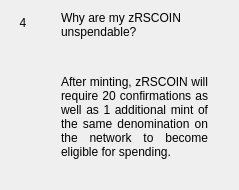
                  <widget class="QWidget" name="widgetFaq4" native="true">
                   <layout class="QHBoxLayout" name="horizontalPage_4" stretch="0,1">
                    <item alignment="Qt::AlignTop">
                     <widget class="QLabel" name="labelNumber4">
                      <property name="minimumSize">
                       <size>
                        <width>24</width>
                        <height>24</height>
                       </size>
                      </property>
                      <property name="maximumSize">
                       <size>
                        <width>16777215</width>
                        <height>24</height>
                       </size>
                      </property>
                      <property name="text">
                       <string>4</string>
                      </property>
                      <property name="alignment">
                       <set>Qt::AlignCenter</set>
                      </property>
                     </widget>
                    </item>
                    <item>
                     <layout class="QVBoxLayout" name="verticalLayoutPage_4">
                      <property name="leftMargin">
                       <number>20</number>
                      </property>
                      <property name="rightMargin">
                       <number>20</number>
                      </property>
                      <item>
                       <widget class="QLabel" name="labelSubtitle4">
                        <property name="text">
                         <string>Why are my zRSCOIN unspendable?</string>
                        </property>
                        <property name="wordWrap">
                         <bool>true</bool>
                        </property>
                       </widget>
                      </item>
                      <item>
                       <spacer name="verticalSpacer_40">
                        <property name="orientation">
                         <enum>Qt::Vertical</enum>
                        </property>
                        <property name="sizeType">
                         <enum>QSizePolicy::Fixed</enum>
                        </property>
                        <property name="sizeHint" stdset="0">
                         <size>
                          <width>20</width>
                          <height>30</height>
                         </size>
                        </property>
                       </spacer>
                      </item>
                      <item>
                       <widget class="QLabel" name="labelContent4">
                        <property name="text">
                         <string>
                           &lt;html&gt;&lt;head/&gt;&lt;body&gt;&lt;p align=&quot;justify&quot;&gt;
                           After minting, zRSCOIN will require 20 confirmations as well as 1
                           additional mint of the same denomination on the network to
                           become eligible for spending.
                           &lt;/p&gt;&lt;/body&gt;&lt;/html&gt;
                         </string>
                        </property>
                        <property name="alignment">
                         <set>Qt::AlignLeading|Qt::AlignLeft|Qt::AlignTop</set>
                        </property>
                        <property name="wordWrap">
                         <bool>true</bool>
                        </property>
                       </widget>
                      </item>
                      <item>
                       <spacer name="verticalSpacer_41">
                        <property name="orientation">
                         <enum>Qt::Vertical</enum>
                        </property>
                        <property name="sizeHint" stdset="0">
                         <size>
                          <width>20</width>
                          <height>20</height>
                         </size>
                        </property>
                       </spacer>
                      </item>
                     </layout>
                    </item>
                   </layout>
                  </widget>
